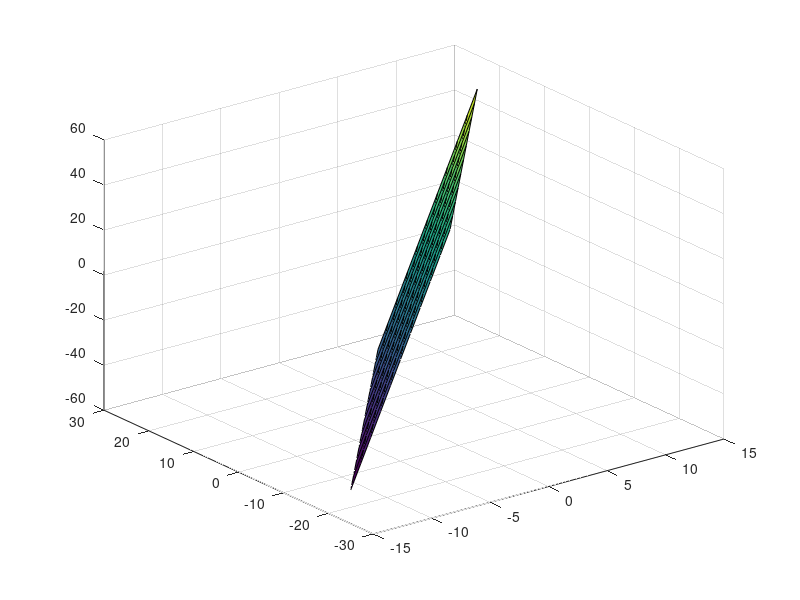

Write the MATLAB code that produced this figure.
x = -2*pi:0.5:2*pi;
y = cos(x);
t = sin(x);
plot(x,y,x,t,"--g");
xlabel("x-axis");
ylabel("y-axis");
legend("Graphs of cos(x)","graph of sin(x)");

%fplot(@(x)(sin(x)).^2,[-2*pi 2*pi]);

v1 = [1 2 3];
v2 = [2 3 6];
%quiver3(0,0,0,v(1),v(2),v(3));

p1 = @(x,y) x*v1(1) + y*v2(1);
p2 = @(x,y) x*v1(2) + y*v2(2);
p3 = @(x,y) x*v1(3) + y*v2(3);

[X,Y] = meshgrid(-5:1:5);
px = p1(X,Y);
py = p2(X,Y);
pz = p3(X,Y);

surf(px,py,pz)